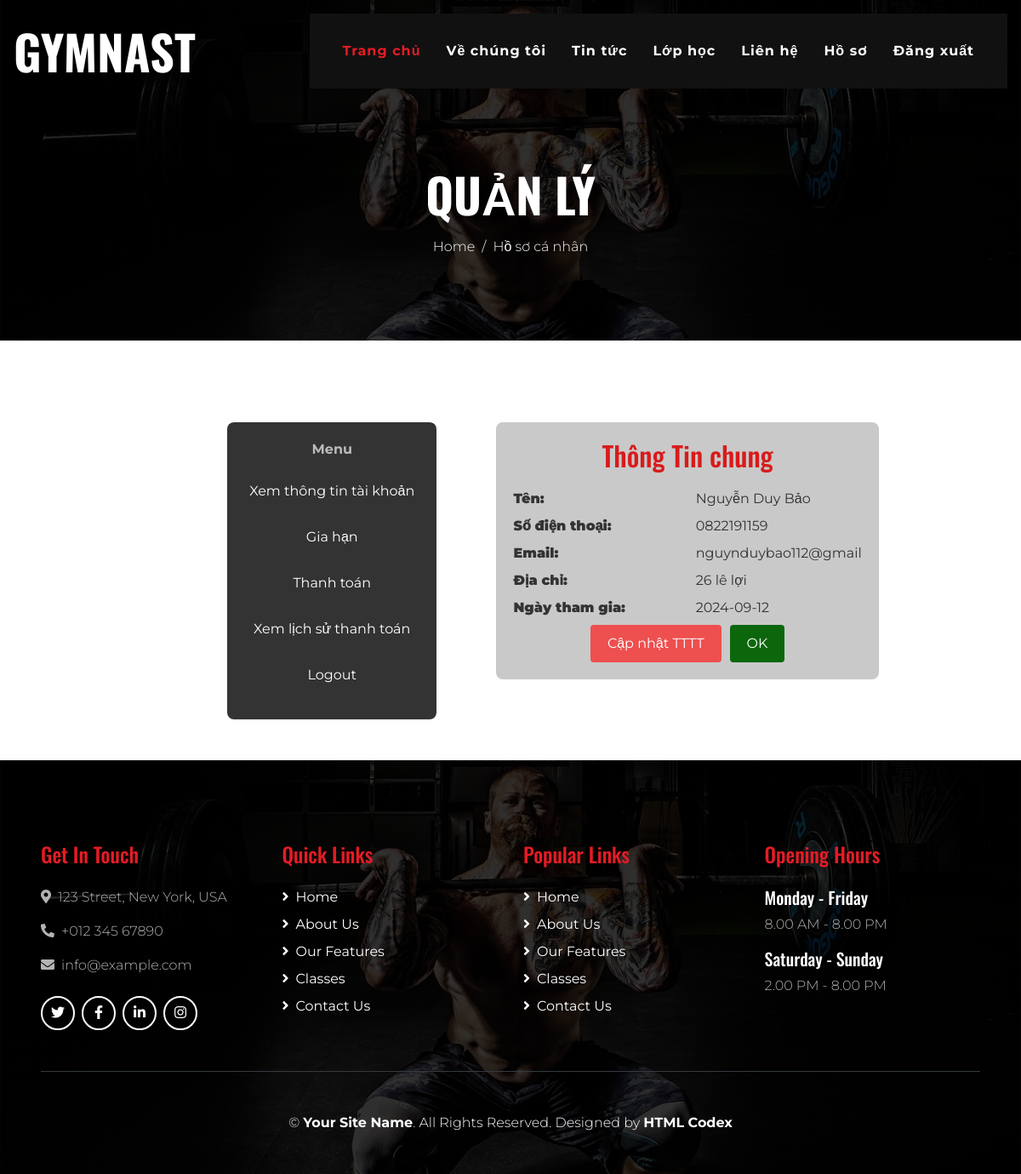
Before: /view/thongtinchungtv.php (signed in) with the older database file.
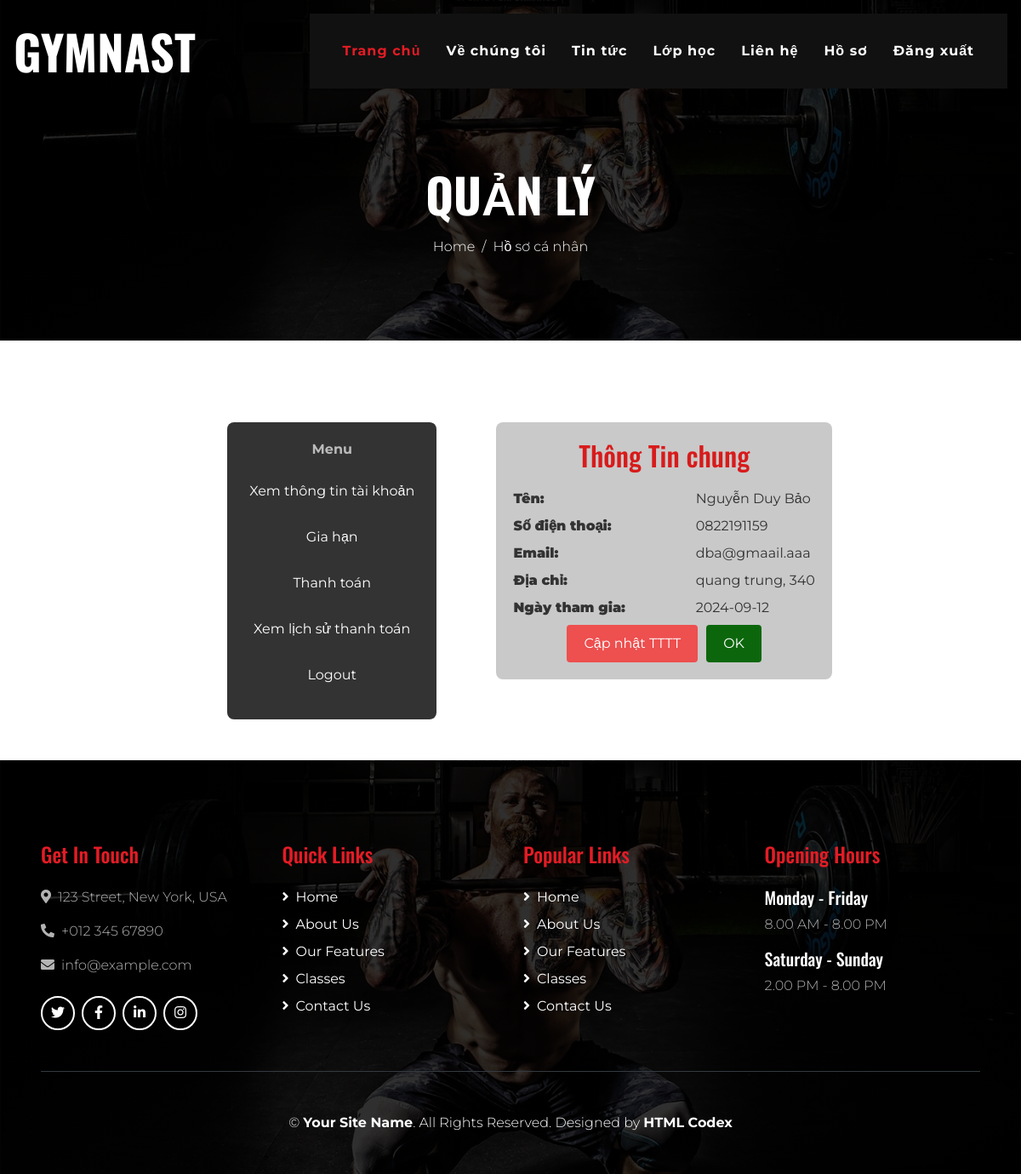
After: the same page with the newer database file.
### tables this page shows
CREATE TABLE `thanhvien` (
  `IDThanhVien` int(10) NOT NULL,
  `TenThanhVien` varchar(50) NOT NULL,
  `SoDienThoai` varchar(10) NOT NULL,
  `DiaChi` varchar(255) NOT NULL,
  `email` varchar(255) NOT NULL,
  `NgayThamGia` date NOT NULL,
  `Password` varchar(50) NOT NULL
);

### model/mThanhVien.php (called while the page is built, shortened)
<?php
    class mThanhVien{
        public function queryTV($idtv){
            $p = new clsketnoi();
            $con = $p->MoKetNoi();
            $query = "SELECT * from thanhvien where IDThanhVien ='$idtv' LIMIT 1";
            $kq = mysqli_query($con, $query);
            return $kq;
        }
    }
?>

### controller/cThanhVien.php (called while the page is built, shortened)
<?php
    include_once('../model/mThanhVien.php');
    class cThanhVien{
        public function Query1TV($idtv)
        {
            $p = new mThanhVien();
		$kq= $p->queryTV($idtv);
		if(mysqli_num_rows($kq)>0)
		{
			return $kq;
		}
		else
		{
			return false;
		}
        }
    }
?>

### view/ThongTinChungTV.php (the view, shortened to what this page needs)
<!DOCTYPE html>
<html lang="en">
<head>
    <link href="https://cdnjs.cloudflare.com/ajax/libs/font-awesome/5.10.0/css/all.min.css" rel="stylesheet">
    <link href="../assets/lib/flaticon/font/flaticon.css" rel="stylesheet">
    <link rel="stylesheet" href="login/css/chitiet.css">
    <link rel="stylesheet" href="login/css/style.css">
    <link href="../assets/css/style.min.css" rel="stylesheet">
</head>
<body class="bg-white">
    <div class="container-fluid p-0 nav-bar">
        <nav class="navbar navbar-expand-lg bg-none navbar-dark py-3">
            <a href="../index.php" class="navbar-brand">
                <h1 class="m-0 display-4 font-weight-bold text-uppercase text-white">Gymnast</h1>
            </a>
            <div class="collapse navbar-collapse justify-content-between" id="navbarCollapse">
                <div class="navbar-nav ml-auto p-4 bg-secondary">
                    <a href="../index.php" class="nav-item nav-link active">Trang chủ</a>
                    <a href="about.php" class="nav-item nav-link">Về chúng tôi</a>
                    <a href="feature.php" class="nav-item nav-link">Tin tức</a>
                    <a href="class.php" class="nav-item nav-link">Lớp học</a>
                    <a href="contact.php" class="nav-item nav-link">Liên hệ</a>
                    <?php
                    if (!isset($_SESSION['dn'])) {
                        echo '<a href="dieukien.php" class="nav-item nav-link">Đăng nhập</a>';
                        echo '<a href="dangkitapthu.php" class="nav-item nav-link">Đăng ký tập thử</a>';
                    }
                    else{
                        if($_SESSION['dn']== 1 || $_SESSION['dn']==2 ||$_SESSION['dn']==3)
                        {
                            echo '<a href="thongtinchungnv.php" class="nav-item nav-link">Hồ sơ</a>';
                        }
                        else{
                            echo '<a href="thongtinchungtv.php" class="nav-item nav-link">Hồ sơ</a>';
                        }
                        echo '<a href="dangxuat.php" class="nav-item nav-link">Đăng xuất</a>';
                    }
                    ?>
                </div>
            </div>
        </nav>
    </div>
    <div class="container-fluid page-header mb-5">
        <div class="d-flex flex-column align-items-center justify-content-center pt-0 pt-lg-5"
            style="min-height: 400px">
            <h4 class="display-4 mb-3 mt-0 mt-lg-5 text-white text-uppercase font-weight-bold">Quản lý</h4>
            <div class="d-inline-flex">
                <p class="m-0 text-white"><a class="text-white" href="">Home</a></p>
                <p class="m-0 text-white px-2">/</p>
                <p class="m-0 text-white">Hồ sơ cá nhân</p>
            </div>
        </div>
    </div>
    <div class="container pt-5">
        <div class="left">
            <div class="sidebar">
                <div class="menu">
                    <p>Menu</p>
                    <ul>
                        <?php
                                echo  '<li><a href="ThongTinChungTV.php">Xem thông tin tài khoản</a></li>';
                                echo' <li><a href="GiaHantv-1.php">Gia hạn </a></li>';
                                echo  '<li><a href="Thanhtoan1.php">Thanh toán</a></li>';
                                echo  '<li><a href="LSTT.php">Xem lịch sử thanh toán</a></li>';
                     echo   '<li><a href="dangxuat.php">Logout</a></li>';
                        ?>
                    </ul>
                </div>
            </div>
        </div>
        <div class="right">
            <div class="update-info-container">
                <?php
                include_once('../controller/cThanhVien.php');
                $p = new cThanhVien();
                if(isset($_SESSION['id']))
                {
                    $idtv=$_SESSION['id'];
                    $kq = $p->Query1TV($idtv);
                    if($kq)
                    {
                        while($r= mysqli_fetch_assoc($kq))
                        {
                            echo'<h2>Thông Tin chung</h2>
                <label for="name">Tên:</label>
                <span class="Ten">'.$r['TenThanhVien'].'</span>
                <br>
                <label for="phone">Số điện thoại:</label>
                <span class="sdt">'.$r['SoDienThoai'].'</span>
                <br>
                <label for="Email">Email:</label>
                <span class="email">'.$r['email'].'</span>
                <br>
                <label for="address">Địa chỉ:</label>
                <span class="diachi">'.$r['DiaChi'].'</span>
                <br>
                <label for="address">Ngày tham gia:</label>
                <span class="diachi">'.$r['NgayThamGia'].'</span>
                <br>
                ';
                        }
                    }
                }
                ?>
                <div class="button-group">
                    <button type="submit" onclick="window.location.href='CapNhatTTCN.php'" class="update-btn">Cập nhật
                        TTTT</button>
                    <button type="button" class="submit-btn">OK</button>
                </div>
            </div>
        </div>
    </div>
    <div class="footer container-fluid mt-5 py-5 px-sm-3 px-md-5 text-white">
        <div class="row pt-5">
            <div class="col-lg-3 col-md-6 mb-5">
                <h4 class="text-primary mb-4">Get In Touch</h4>
                <p><i class="fa fa-map-marker-alt mr-2"></i>123 Street, New York, USA</p>
                <p><i class="fa fa-phone-alt mr-2"></i>+012 345 67890</p>
                <p><i class="fa fa-envelope mr-2"></i>info@example.com</p>
                <div class="d-flex justify-content-start mt-4">
                    <a class="btn btn-outline-light rounded-circle text-center mr-2 px-0"
                        style="width: 40px; height: 40px;" href="#"><i class="fab fa-twitter"></i></a>
                    <a class="btn btn-outline-light rounded-circle text-center mr-2 px-0"
                        style="width: 40px; height: 40px;" href="#"><i class="fab fa-facebook-f"></i></a>
                    <a class="btn btn-outline-light rounded-circle text-center mr-2 px-0"
                        style="width: 40px; height: 40px;" href="#"><i class="fab fa-linkedin-in"></i></a>
                    <a class="btn btn-outline-light rounded-circle text-center mr-2 px-0"
                        style="width: 40px; height: 40px;" href="#"><i class="fab fa-instagram"></i></a>
                </div>
            </div>
            <div class="col-lg-3 col-md-6 mb-5">
                <h4 class="text-primary mb-4">Quick Links</h4>
                <div class="d-flex flex-column justify-content-start">
                    <a class="text-white mb-2" href="#"><i class="fa fa-angle-right mr-2"></i>Home</a>
                    <a class="text-white mb-2" href="#"><i class="fa fa-angle-right mr-2"></i>About Us</a>
                    <a class="text-white mb-2" href="#"><i class="fa fa-angle-right mr-2"></i>Our Features</a>
                    <a class="text-white mb-2" href="#"><i class="fa fa-angle-right mr-2"></i>Classes</a>
                    <a class="text-white" href="#"><i class="fa fa-angle-right mr-2"></i>Contact Us</a>
                </div>
            </div>
            <div class="col-lg-3 col-md-6 mb-5">
                <h4 class="text-primary mb-4">Popular Links</h4>
                <div class="d-flex flex-column justify-content-start">
                    <a class="text-white mb-2" href="#"><i class="fa fa-angle-right mr-2"></i>Home</a>
                    <a class="text-white mb-2" href="#"><i class="fa fa-angle-right mr-2"></i>About Us</a>
                    <a class="text-white mb-2" href="#"><i class="fa fa-angle-right mr-2"></i>Our Features</a>
                    <a class="text-white mb-2" href="#"><i class="fa fa-angle-right mr-2"></i>Classes</a>
                    <a class="text-white" href="#"><i class="fa fa-angle-right mr-2"></i>Contact Us</a>
                </div>
            </div>
            <div class="col-lg-3 col-md-6 mb-5">
                <h4 class="text-primary mb-4">Opening Hours</h4>
                <h5 class="text-white">Monday - Friday</h5>
                <p>8.00 AM - 8.00 PM</p>
                <h5 class="text-white">Saturday - Sunday</h5>
                <p>2.00 PM - 8.00 PM</p>
            </div>
        </div>
        <div class="container border-top border-dark pt-5">
            <p class="m-0 text-center text-white">
                &copy; <a class="text-white font-weight-bold" href="#">Your Site Name</a>. All Rights Reserved. Designed
                by
                <a class="text-white font-weight-bold" href="https://htmlcodex.com">HTML Codex</a>
            </p>
        </div>
    </div>
</body>
</html>

### view/login/css/chitiet.css (style rules this page uses)
body { background-color: #000000; color: #e0e0e0; font-family: Arial, sans-serif; }
.container { padding-top: 5rem; display: flex; justify-content: center; }
.sidebar { background-color: #333333; padding: 20px; width: 100%; border-radius: 8px; }
.sidebar .menu p { text-align: center; color: #bbbbbb; font-weight: bold; margin-bottom: 15px; }
.sidebar .menu ul { list-style: none; padding: 0; margin: 0; text-align: center; }
.sidebar .menu ul li { margin: 10px 0; }
.sidebar .menu ul li a { color: #ffffff; text-decoration: none; font-weight: normal; display: block; padding: 10px 0; }
.update-info-container { width: fit-content; max-width: 800px; margin-left: 20px; padding: 20px; background-color: #b8b8b8c2; border-radius: 8px; color: #333333; }
.update-info-container h2 { color: #d81b1b; text-align: center; margin-bottom: 20px; }
label { display: inline-block; width: 200px; margin-right: 10px; color: #333333; font-weight: 1000; }
.submit-btn { background-color: #0c670c; color: #ffffff; padding: 10px 20px; border: none; border-radius: 4px; cursor: pointer; }
.button-group { display: flex; gap: 10px; justify-content: center; }
.update-btn { background-color: #ee4f4f; color: #ffffff; padding: 10px 20px; border: none; border-radius: 4px; cursor: pointer; }
.left { margin-left: 20%; margin-right: 50px; width: 25%; }
.right { width: 60%; }

### view/login/css/style.css (style rules this page uses)
body { font-family: "Roboto", sans-serif; background-color: #fff; }
p { color: #b3b3b3; font-weight: 300; }
h1, h2, h3, h4, h5, h6, .h1, .h2, .h3, .h4, .h5, .h6 { font-family: "Roboto", sans-serif; }
a { -webkit-transition: .3s all ease; -o-transition: .3s all ease; transition: .3s all ease; }
h2 { font-size: 20px; }

Changed rows visible on the page:
changed thanhvien "Nguyễn Duy Bảo": email "nguynduybao112@gmail" → "dba@gmaail.aaa"; DiaChi "26 lê lợi" → "quang trung, 340"
